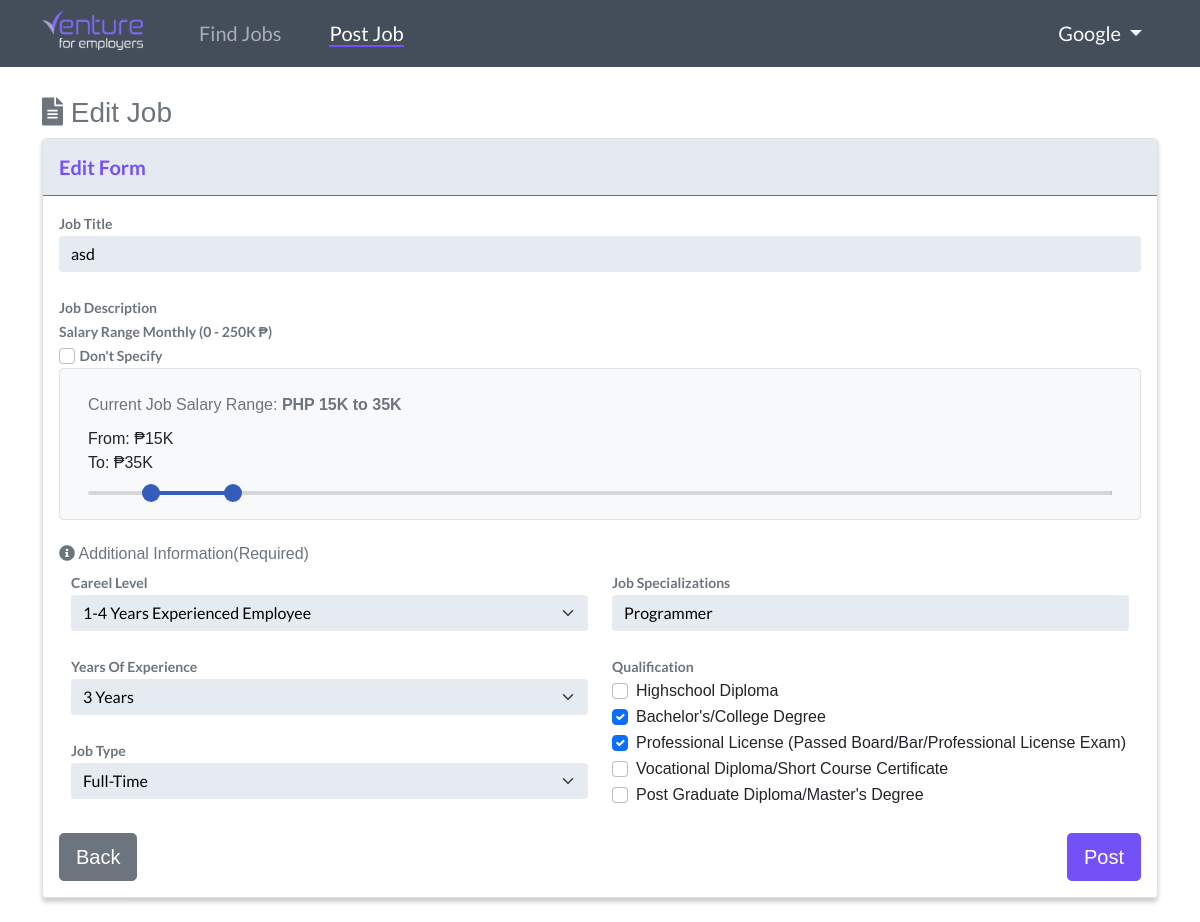
Before: /edit-post/1 (signed in) with the older database file.
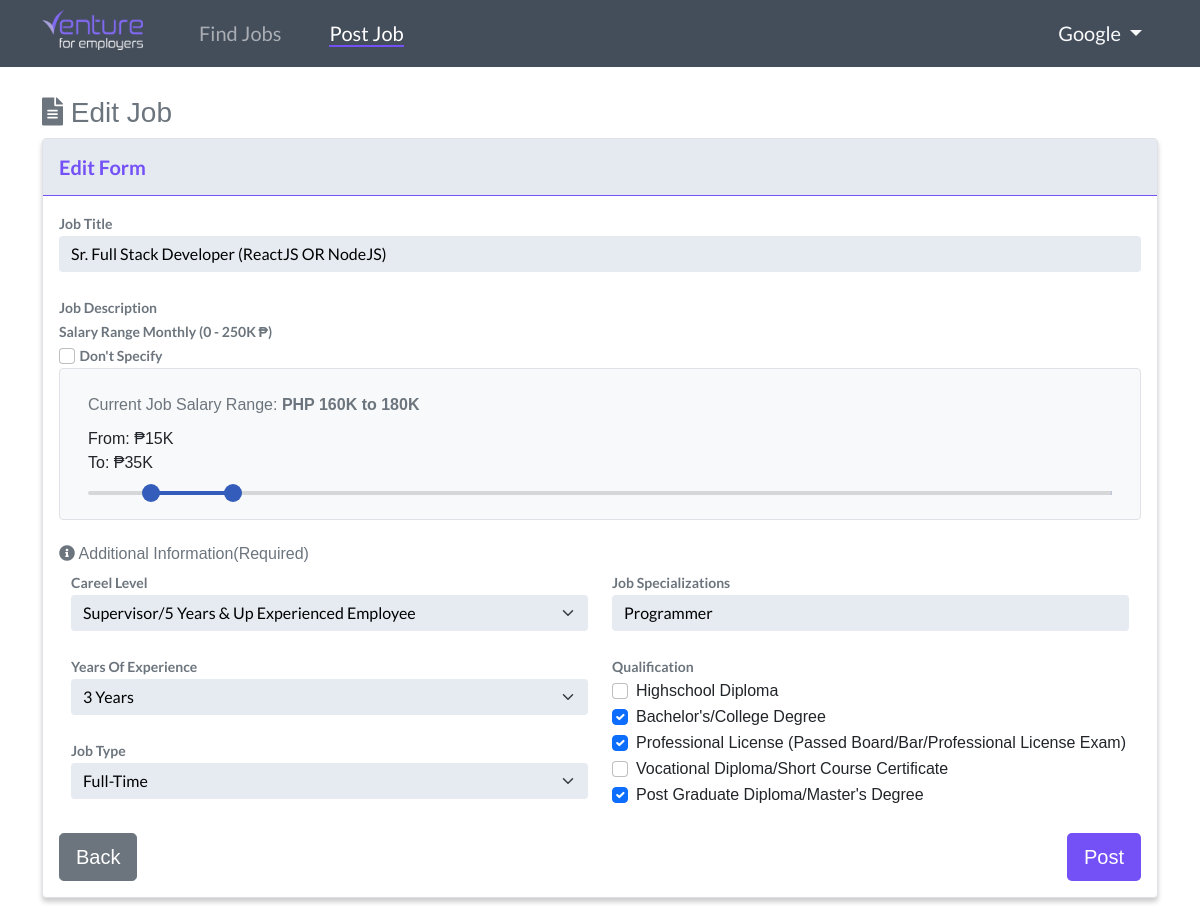
After: the same page with the newer database file.
### website/models.py (models this page shows)
class Post(db.Model):
    id = db.Column(db.Integer, primary_key=True)
    title = db.Column(db.Text, nullable=False)
    text = db.Column(db.Text, nullable=False)
    date_created = db.Column(db.DateTime, default=datetime.now())
    date_updated = db.Column(db.DateTime(
        timezone=True), onupdate=datetime.now())
    author = db.Column(db.Integer, db.ForeignKey(
        'user.id', ondelete="CASCADE"), nullable="False")
    company = db.Column(db.String(150), nullable="False")
    likes = db.relationship('Like', backref='post', passive_deletes="True")
    location = db.Column(db.Text, nullable=False)
    location1 = db.Column(db.Text, nullable=False)
    salary = db.Column(db.Text, nullable=True)
    salary1 = db.Column(db.Text, nullable=True)
    level = db.Column(db.Text, nullable=False)
    experience = db.Column(db.Text, nullable=False)
    specialization = db.Column(db.Text, nullable=False)
    qualification = db.Column(db.Text, nullable=True)
    qualification1 = db.Column(db.Text, nullable=True)
    qualification2 = db.Column(db.Text, nullable=True)
    qualification3 = db.Column(db.Text, nullable=True)
    qualification4 = db.Column(db.Text, nullable=True)
    jobtype = db.Column(db.Text, nullable=False)

### website/views.py (the view, shortened to what this page needs)
@views.route("/edit-post/<post_id>", methods=['GET', 'POST'])
@login_required
def user_post_edit(post_id):
    post = Post.query.get_or_404(post_id)
    return render_template("user/post/edit_post.html", post=post, user=current_user)

### website/__init__.py (called while the page is built)
def create_app():
    app = Flask(__name__)
    app.config['SECRET_KEY'] = "helloworld"
    app.config['SQLALCHEMY_DATABASE_URI'] = f'sqlite:///{DB_NAME}'
    app.config['SQLALCHEMY_TRACK_MODIFICATIONS'] = True
    db.init_app(app)
    from .views import views
    from .auth import auth
    app.register_blueprint(views, url_prefix="/")
    app.register_blueprint(auth, url_prefix="/")
    from .models import User, Post
    create_database(app)
    login_manager = LoginManager()
    login_manager.login_view = "auth.login"
    login_manager.init_app(app)
    @login_manager.user_loader
    def load_user(id):
        return User.query.get(int(id))
    return app

### website/templates/user/post/edit_post.html (shortened to what the changed rows need)
{% extends "user/base.html" %}
{% set active_page = "add_post" %}
{% block content %}
<br><br><br><br>
<div class="container">
    <h1 class="h3 mb-2 text-gray-800 text-secondary"><i class="fas fa-file-alt"></i> Edit Job</h1>
    <div class="card border mb-4" id="post_container">
        <div class="card-body">
            <form action="" method="POST">
                <label class="venture_label text-secondary" for="title">Job Title</label>
                <input class="form-control venture_input" type="text" id="title" name="title" placeholder="Job Title"
                    value="{{ post.title }}"><br>
                <label class="venture_label text-secondary" for="text">Job Description</label>
                <trix-editor input="text" cols="30" rows="100"></trix-editor><br>
                <label class="venture_label text-secondary" for="">Salary Range Monthly (0 - 250K ₱)</label><br>
                <input class="form-check-input" type="checkbox" value="" id="dont_specify" onclick="onSpecify()">
                <label class="form-check-label venture_label text-secondary" for="dont_specify">
                    Don't Specify
                </label><br>
                <div class="bg-light px-3 pt-2 pb-3 border rounded" id="salary_div">
                    <div class="row mt-3 mb-2">
                        <div class="col-sm-12">
                            <span class="text-secondary">Current Job Salary Range:
                                {% if post.salary and post.salary1 == "0" %}
                                <strong>Not Specified</strong>
                                {% else %}
                                <strong>PHP {{ post.salary }}K to {{ post.salary1 }}K</strong>
                                {% endif %}
                            </span><br>
                        </div>
                    </div>
                    <div class="row slider-labels">
                    </div>
                    <div class="row mt-3 mb-2">
                    </div>
                </div><br>
                <h6 class="text-secondary"><i class="fas fa-info-circle"></i> Additional Information(Required)</h6>
                <div class="row">
                    <div class="col-md-6">
                        <label class="venture_label text-secondary" for="">Careel Level</label>
                        <select class="form-select venture_input" name="level" id="">
                            <option value="1-4 Years Experienced Employee" {{ 'selected' if
                                post.level=='1-4 Years Experienced Employee' else '' }}>1-4 Years Experienced Employee
                            </option>
                            <option value="Supervisor/5 Years & Up Experienced Employee" {{ 'selected' if
                                post.level=='Supervisor/5 Years & Up Experienced Employee' else '' }}>Supervisor/5 Years
                                & Up Experienced
                                Employee</option>
                        </select><br>
                        <label class="venture_label text-secondary" for="">Years Of Experience</label>
                        <select class="form-select venture_input" name="experience" id="">
                            <option value="3 Years" {{ 'selected' if post.experience=='3 Years' else '' }}>3 Years
                            </option>
                        </select><br>
                        <label class="venture_label text-secondary" for="">Job Type</label>
                        <select class="form-select venture_input" name="jobtype" id="">
                            <option value="Full-Time" {{ 'selected' if post.jobtype=='Full-Time' else '' }}>Full-Time
                            </option>
                        </select><br>
                    </div>
                    <div class="col-md-6">
                        <label class="venture_label text-secondary" for="">Job Specializations</label>
                        <input class="form-control venture_input" type="text" name="specialization"
                            placeholder="Job Specializations (please specify)" value="{{ post.specialization }}"><br>
                        <label class="venture_label text-secondary" for="">Qualification</label>
                        <div class="form-check">
                            <input class="form-check-input" type="checkbox" value="Highschool Diploma"
                                name="qualification" id="qualification" onclick="getQualification()" {{ 'checked' if
                                post.qualification=='Highschool Diploma' else '' }}>
                            <label class="form-check-label" for="qualification">
                            </label>
                        </div>
                        <div class="form-check">
                            <input class="form-check-input" type="checkbox" value="Bachelor's/College Degree"
                                name="qualification1" id="qualification1" onclick="getQualification1()" {{ 'checked' if
                                post.qualification1=="Bachelor's/College Degree" else '' }}>
                            <label class="form-check-label" for="qualification1">
                            </label>
                        </div>
                        <div class="form-check">
                            <input class="form-check-input" type="checkbox"
                                value="Professional License (Passed Board/Bar/Professional License Exam)"
                                name="qualification2" id="qualification2" onclick="getQualification2()" {{ 'checked' if
                                post.qualification2=='Professional License (Passed Board/Bar/Professional License Exam)'
                                else '' }}>
                            <label class="form-check-label" for="qualification2">
                            </label>
                        </div>
                        <div class="form-check">
                            <input class="form-check-input" type="checkbox"
                                value="Vocational Diploma/Short Course Certificate" name="qualification3"
                                id="qualification3" onclick="getQualification3()" {{ 'checked' if
                                post.qualification3=='Vocational Diploma/Short Course Certificate' else '' }}>
                            <label class="form-check-label" for="qualification3">
                            </label>
                        </div>
                        <div class="form-check">
                            <input class="form-check-input" type="checkbox"
                                value="Post Graduate Diploma/Master's Degree" name="qualification4" id="qualification4"
                                onclick="getQualification4()" {{ 'checked' if
                                post.qualification4=="Post Graduate Diploma/Master's Degree" else '' }}>
                            <label class="form-check-label" for="qualification4">
                                Post Graduate Diploma/Master's Degree
                            </label>
                        </div>
                        <br>
                    </div>
                </div>
                <div>
                    <button class="btn btn-lg text-white float-end" id="venture_button" onclick="getHidden()">Post</button>
                </div>
            </form>
        </div>
    </div>
</div>
{% endblock %}

Changed rows visible on the page:
changed Post "Programmer": title "asd" → "Sr. Full Stack Developer (ReactJS OR NodeJS)"; salary "15" → "160"; salary1 "35" → "180"
Other visible differences:
form field level: "1-4 Years Experienced Employee" → "Supervisor/5 Years & Up Experienced Employee"
form field qualification4: "☐" → "☑"
